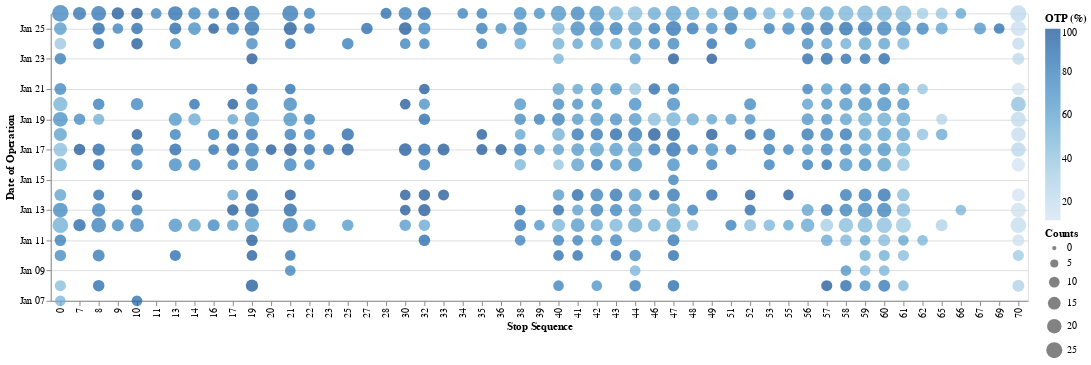

Source (notebook cell):
### Markdown cell above
Given our method of filtering out only stops made (and ignoring stops passed), we may have some places where data coverage is thin. A representative OTP calcualtion (or other metric) might not be useful with only one or two observations in a day. To visualize the coverage, let's take a look at the dataset but only keep dates and stops where there are 10 or more observations.

### Code cell
to_plot = otp[otp.all_counts >= 10]
print(to_plot.all_counts.max())
alt.Chart(to_plot).mark_circle().encode(
    alt.Y('monthdate(date):T', title='Date of Operation'),
    alt.X('ROUTESEQ:O', title='Stop Sequence'),
    alt.Color('otp:Q', title="OTP (%)"), 
    alt.Size('all_counts:Q', scale=alt.Scale(range=[20, 300]), title="Counts")
)

### Figure 1 — Vega-Lite specification as saved in the notebook (floating-point values rounded to 4 significant figures; data arrays with more than 128 entries replaced by an {"elided": "..."} marker saying what was removed)
{"config": {"view": {"continuousWidth": 400, "continuousHeight": 300}}, "data": {"name": "data-5982ced9a478f989f4328815d140f488"}, "mark": "circle", "encoding": {"color": {"field": "otp", "title": "OTP (%)", "type": "quantitative"}, "size": {"field": "all_counts", "scale": {"range": [20, 300]}, "title": "Counts", "type": "quantitative"}, "x": {"field": "ROUTESEQ", "title": "Stop Sequence", "type": "ordinal"}, "y": {"field": "date", "timeUnit": "monthdate", "title": "Date of Operation", "type": "temporal"}}, "$schema": "https://vega.github.io/schema/vega-lite/v4.17.0.json", "datasets": {"data-5982ced9a478f989f4328815d140f488": {"elided": "427 records"}}}
